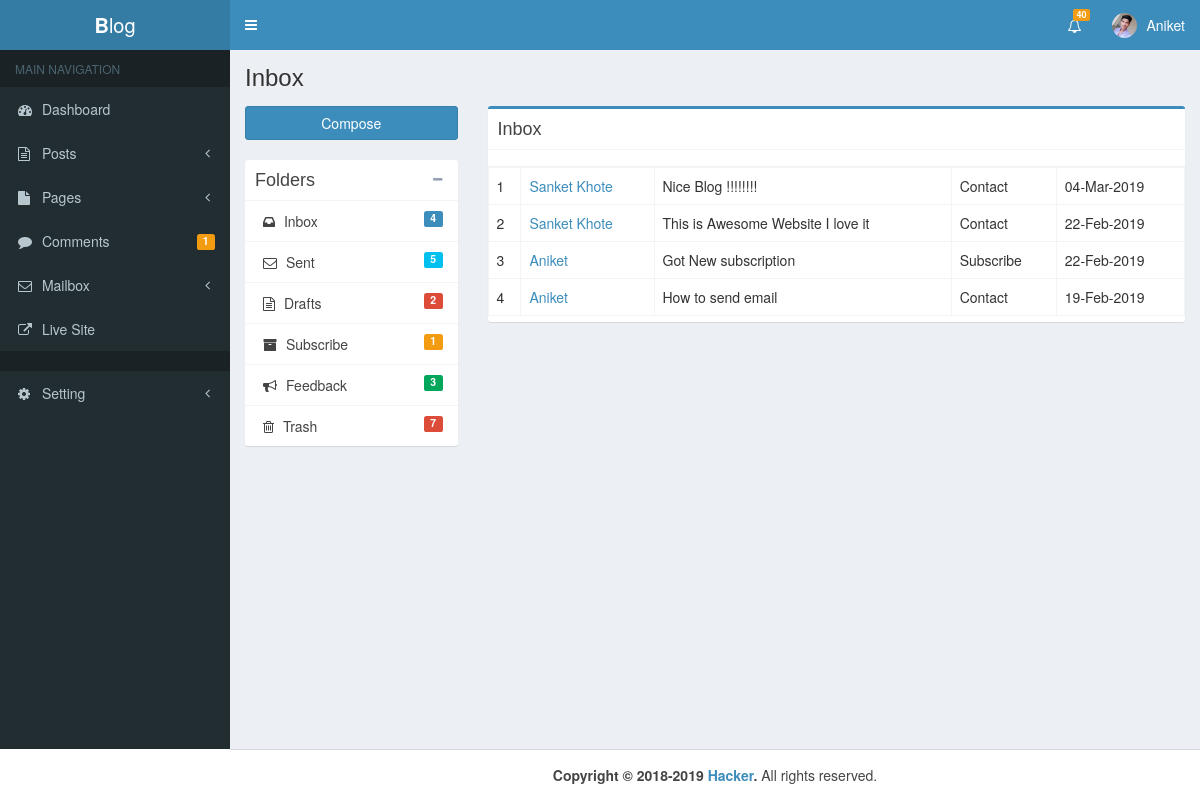
The page /admin/inbox.php (signed in) on the database its author committed.
### tables this page shows
CREATE TABLE `user` (
  `id` int(11) NOT NULL,
  `username` varchar(100) NOT NULL,
  `email` varchar(100) NOT NULL,
  `website` varchar(100) NOT NULL,
  `fname` varchar(100) NOT NULL,
  `lname` varchar(100) NOT NULL,
  `bio` mediumtext NOT NULL,
  `detail` varchar(500) NOT NULL,
  `password` varchar(100) NOT NULL,
  `img` varchar(1000) NOT NULL,
  `registered_date` varchar(100) NOT NULL
);

CREATE TABLE `email` (
  `id` int(11) NOT NULL,
  `name` varchar(100) NOT NULL,
  `email` varchar(100) NOT NULL,
  `url` varchar(50) NOT NULL,
  `message` varchar(200) NOT NULL,
  `role` varchar(50) NOT NULL,
  `date` varchar(100) NOT NULL
);

### admin/inbox.php (the view, shortened to what this page needs)
<?php
include "header.php"
?>
<?php
$all = "SELECT * FROM email";
$result = mysqli_query($con,$all);
$inbox = mysqli_num_rows($result);
$publish = "SELECT * FROM email WHERE role = 'subscribe'";
$result = mysqli_query($con,$publish);
$subscribe = mysqli_num_rows($result);
$draft = "SELECT * FROM email WHERE role = 'contact'";
$result = mysqli_query($con,$draft);
$feedback = mysqli_num_rows($result);
 ?>
<body class="hold-transition skin-blue sidebar-mini">
<div class="wrapper">
  <?php include "nav.php" ?>
  <?php include "sidebar.php" ?>
  <div class="content-wrapper">
    <section class="content-header">
      <h1>Inbox</h1>
    </section>
    <section class="content">
      <div class="row">
        <div class="col-md-3">
          <a href="compose.php" class="btn btn-primary btn-block margin-bottom">Compose</a>
          <div class="box box-solid">
            <div class="box-header with-border">
              <h3 class="box-title">Folders</h3>
              <div class="box-tools">
                <button type="button" class="btn btn-box-tool" data-widget="collapse"><i class="fa fa-minus"></i>
                </button>
              </div>
            </div>
            <div class="box-body no-padding">
              <ul class="nav nav-pills nav-stacked">
                <li><a href="inbox.php"><i class="fa fa-inbox"></i> Inbox <span class="label label-primary pull-right"><?php echo $inbox ?></span></a></li>
                <li><a href="#"><i class="fa fa-envelope-o"></i> Sent <span class="label label-info pull-right"><?php echo "5"; ?></span></a></li>
                <li><a href="#"><i class="fa fa-file-text-o"></i> Drafts <span class="label label-danger pull-right"><?php echo "2"; ?></span></a></li>
                <li><a href="#"><i class="fa fa-archive"></i> Subscribe <span class="label label-warning pull-right"><?php echo $subscribe ?></span></a></li>
                <li><a href="#"><i class="fa fa-bullhorn"></i> Feedback <span class="label label-success pull-right"><?php echo $feedback ?></span></a></li>
                <li><a href="#"><i class="fa fa-trash-o"></i> Trash <span class="label label-danger pull-right"><?php echo "7"; ?></span></a></li>
              </ul>
            </div>
          </div>
        </div>
        <div class="col-md-9">
          <div class="box box-primary">
            <div class="box-header with-border">
              <h3 class="box-title">Inbox</h3>
            </div>
            <div class="box-body no-padding">
              <div class="mailbox-controls">
              </div>
              <div class="table-responsive mailbox-messages">
                <table id="example1" class="table table-bordered table-hover">
                  <?php
                    $sr = 0;
                    $sql = "SELECT * FROM email ORDER BY id DESC";
                    $result = mysqli_query($con,$sql);
                    while ($row = mysqli_fetch_array($result)) {
                      $id = $row['id'];
                      $name = $row['name'];
                      $message = $row['message'];
                      $role = ucfirst($row['role']);
                      $date = $row['date'];
                      $sr++;
                   ?>
                  <tbody>
                  <tr>
                    <td><?php echo $sr ?></td>
                    <td class="mailbox-name"><a href="read.php?e=<?php echo $id ?>"><?php echo "$name"; ?></a></td>
                    <td class="mailbox-subject"><?php echo $message ?></td>
                    <td class="mailbox-role"><?php echo $role ?></td>
                    <td class="mailbox-date">
                      <?php
                        if (strlen($date)>11) {$date = substr($date,0,11);}
                        echo $date
                      ?>
                  </td>
                  </tr>
                  </tbody>
                <?php } ?>
                </table>
              </div>
            </div>
          </div>
        </div>
      </div>
    </section>
  </div>
</div>
  <?php include "footer.php" ?>
</body>

### admin/nav.php (shortened to what this page needs)
<?php
$con = new mysqli("localhost","root","","blog");
$i = $_SESSION['User_Id'];
$sql = "SELECT * FROM user WHERE id = '$i'";
$result = mysqli_query($con,$sql);
$row = mysqli_fetch_array($result);
$user = $row['username'];
$img = $row['img'];
 ?>
<header class="main-header">
  <a href="index.php" class="logo">
    <span class="logo-lg"><b>B</b>log</span>
  </a>
  <nav class="navbar navbar-static-top">
      <a href="#" class="sidebar-toggle" data-toggle="push-menu" role="button">
      </a>
      <div class="navbar-custom-menu">
        <ul class="nav navbar-nav">
          <li class="dropdown notifications-menu">
           <a href="#" class="dropdown-toggle" data-toggle="dropdown">
             <i class="fa fa-bell-o"></i>
             <span class="label label-warning">40</span>
           </a>
         </li>
          <li class="dropdown user user-menu">
            <a href="#" class="dropdown-toggle" data-toggle="dropdown">
              <?php if (!empty($img)): ?>
                <img src="upload/<?php echo "$img"; ?>" class="user-image" alt="User Image">
              <?php endif; ?>
              <span class="hidden-xs"><?php echo "$user"; ?></span>
            </a>
          </li>
        </ul>
      </div>
    </nav>
</header>

### admin/assets/css/main.css (style rules this page uses)
body { min-height: 100vh; }

### rows shown on the page
user: img (placeholder picture), username "Aniket"
email: name "Sanket Khote", message "Nice Blog !!!!!!!!", role "Contact", date "04-Mar-2019"
email: name "Sanket Khote", message "This is Awesome Website I love it", role "Contact", date "22-Feb-2019"
email: name "Aniket", message "Got New subscription", role "Subscribe", date "22-Feb-2019"
email: name "Aniket", message "How to send email", role "Contact", date "19-Feb-2019"

### other values the page prints
$PendingComment "1"
$inbox "4"
$subscribe "1"
$feedback "3"
